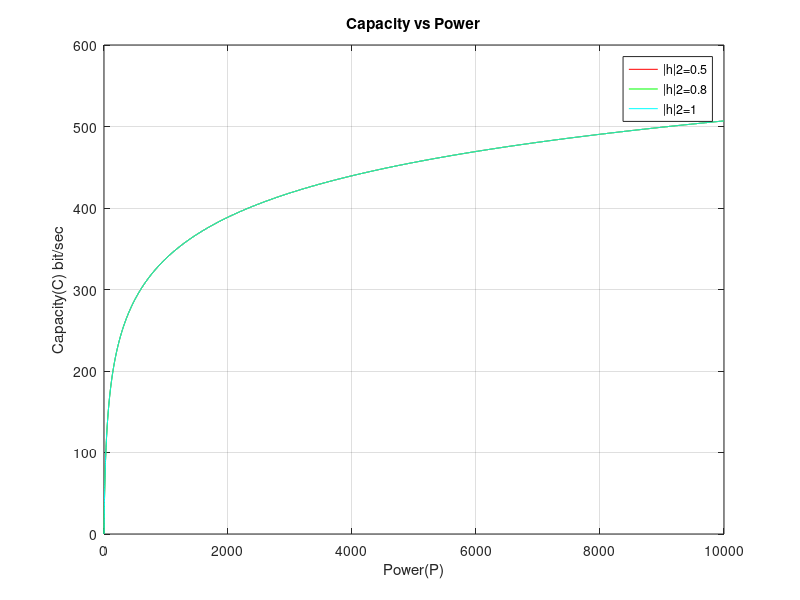

Recreate this plot in MATLAB.
%Power vs Capacity with Fading Channel;
clc;
clear all;
B = 51;
N0 = 1;
h1=input('h1=');
h2=input('h2=');
h3=input('h3=');
P = [0:10^4];
C1 = B.*log2(1+h1*P./(N0*B));
C2 = B.*log2(1+h2*P./(N0*B));
C3 = B.*log2(1+h3*P./(N0*B));
plot(P,C1,'r',P,C2,'g',P,C3,'c')
xlabel('Power(P)');
ylabel('Capacity(C) bit/sec');  
title('Capacity vs Power');
legend('|h|2=0.5','|h|2=0.8','|h|2=1');
grid on;